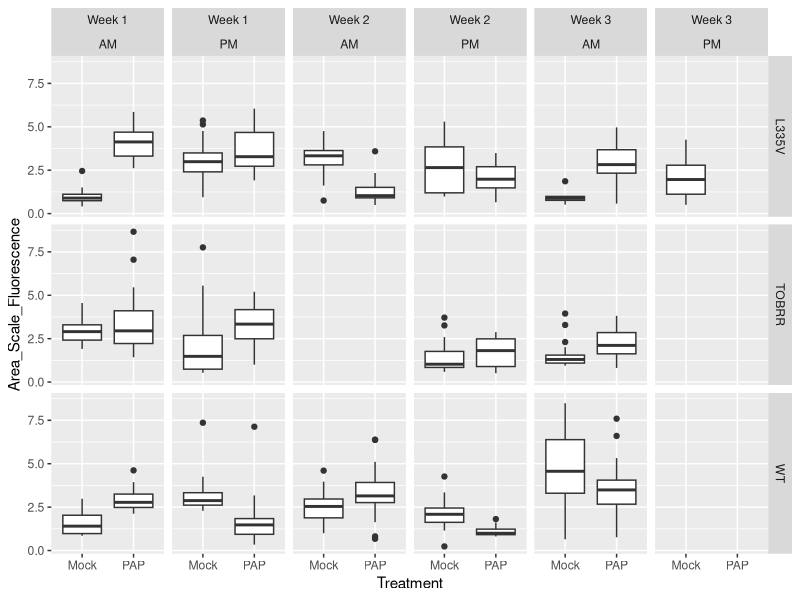
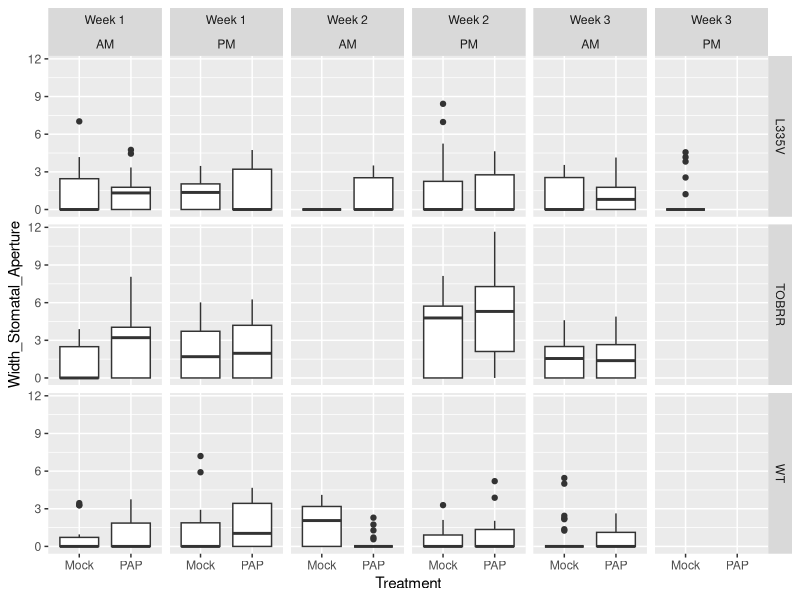
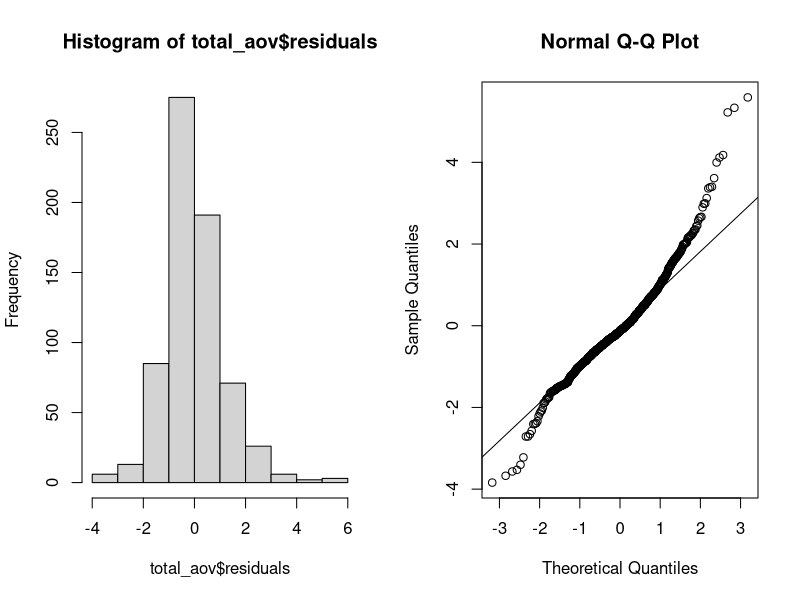
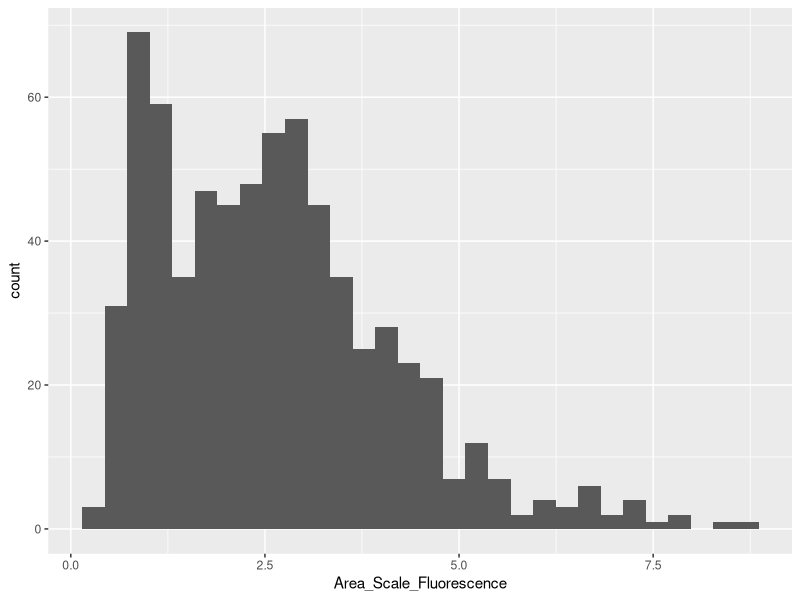
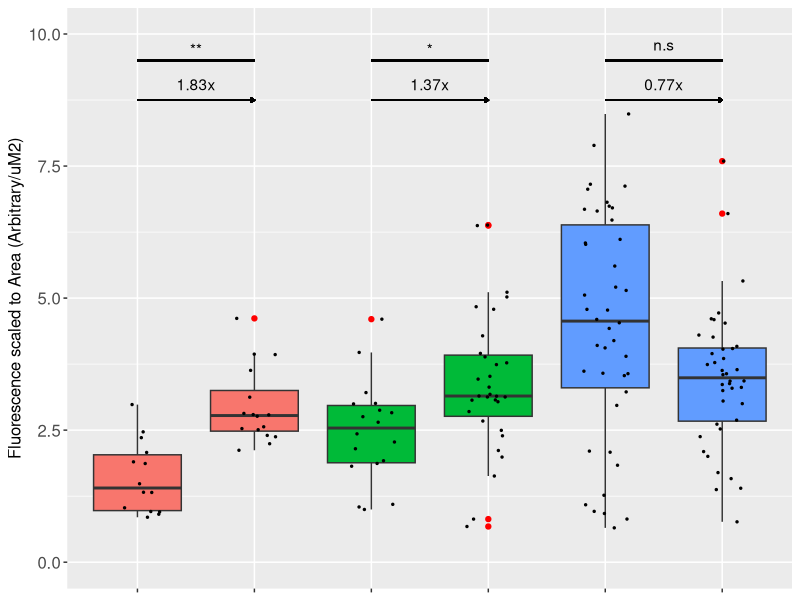
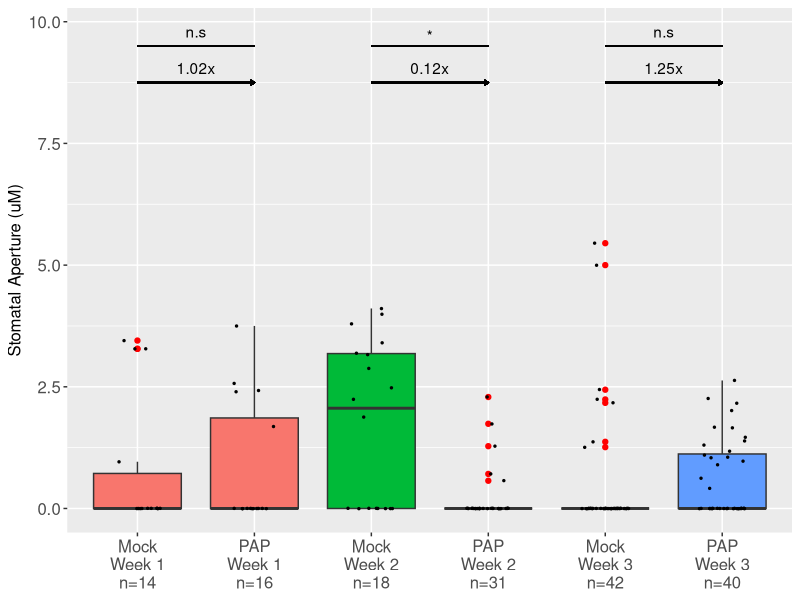
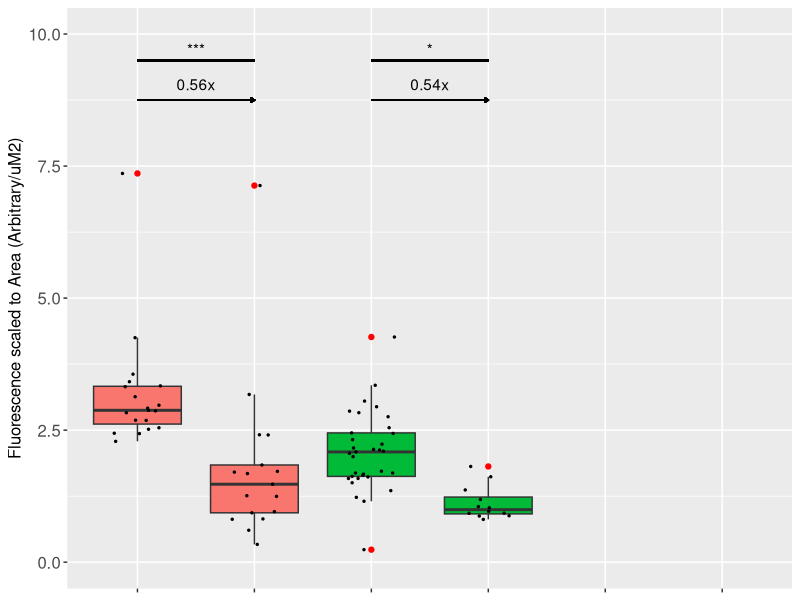
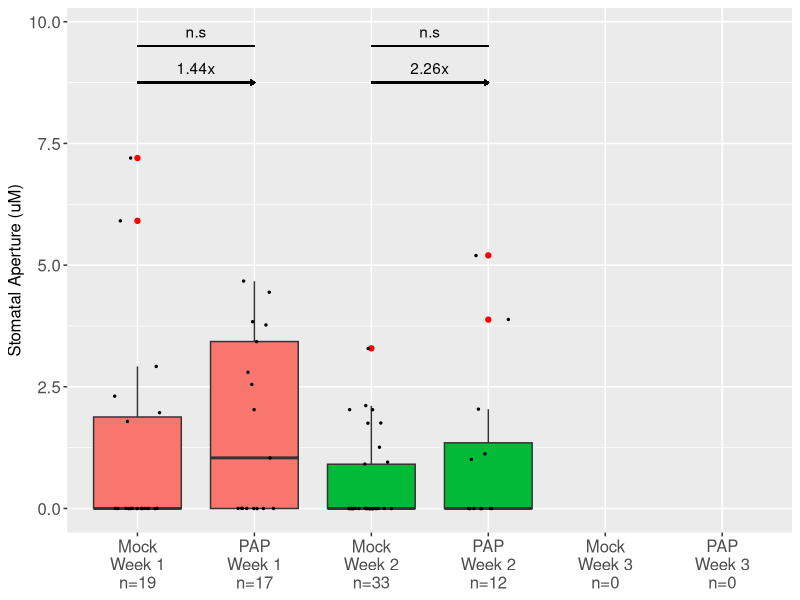

Recreate these plots in R, in order. (Note: this script raises an error after producing the figures.)
## ---- chunk 1
library(readxl)
library(tidyverse)
library(ggplot2)
library(knitr)
library(dplyr)
library(skimr)
library(lme4)
library(openxlsx)
## ---- chunk 2
Raw_Data <- read_excel("raw_data/BIOL3208 Results.xlsx")
## ---- chunk 3
skim(Raw_Data)
## ---- chunk 4
Raw_Data$Mean_Value <- factor(Raw_Data$Mean_Value)
Raw_Data$Mean_Value <- as.numeric(levels(Raw_Data$Mean_Value)[Raw_Data$Mean_Value])
## ---- chunk 5
Raw_Data$ROI_Area_pixel <- factor(Raw_Data$ROI_Area_pixel)
Raw_Data$ROI_Area_pixel <- as.numeric(levels(Raw_Data$ROI_Area_pixel)[Raw_Data$ROI_Area_pixel])
## ---- chunk 6
Raw_Data$ROI_Area_M2 <- factor(Raw_Data$ROI_Area_M2)
Raw_Data$ROI_Area_M2 <- as.numeric(levels(Raw_Data$ROI_Area_M2)[Raw_Data$ROI_Area_M2])
## ---- chunk 7
Raw_Data |> 
  distinct(Date_Measured, Time_Measured, Strain, Treatment)
## ---- chunk 8
table(Raw_Data$Date_Measured)
## ---- chunk 9
table(Raw_Data$Time_Measured)
## ---- chunk 10
table(Raw_Data$Strain)
## ---- chunk 11
table(Raw_Data$Treatment)
## ---- chunk 12
Retained_Stomata <- c(14, 18, 25, 26, 33, 37, 38, 40, 41, 43, 44, 48, 50, 52, 53, 54, 56, 68:70, 75, 76, 78, 81, 85, 91, 94, 95, 97, 98, 106, 112, 113, 119:121, 129:131, 139, 141, 148, 158, 161, 162, 168, 173, 175, 176, 180, 182, 183, 194, 196:198, 201, 202, 205, 206, 208, 210, 211, 213:215, 219, 220, 226, 227, 229:235, 236, 242, 243, 245, 249, 252, 253, 258, 260, 261:263, 266, 268, 274, 278, 279, 281, 283, 284, 286, 287, 290, 295, 296, 299, 301, 302:304, 305, 309, 314, 317, 320, 321, 322, 323, 326, 327, 329, 330, 335, 336, 337:339, 340, 341, 344, 345, 347, 348:350, 352, 357:359, 362, 364, 365, 370:373, 382, 383, 386, 402, 404, 406:408, 411, 416, 417, 429, 438:439, 440, 442, 444, 446, 448, 450, 451:454, 456, 457, 459:461, 463, 469, 475, 476, 479, 482, 484, 493, 495:497, 499, 500, 501, 502, 504, 505, 513, 506, 518, 519, 522, 525, 529, 530, 531:533, 534:535, 537, 538, 541, 542, 543, 547, 549:551, 554, 559, 561, 562, 564, 568, 570, 571, 574, 575, 576, 577, 579, 582, 584, 585, 588, 590, 591, 592, 594, 595, 598, 599, 603, 604, 605, 606, 608, 609, 611, 614, 622:624, 625, 626, 627:629, 632, 634, 636, 640, 641:643, 645, 646:648, 650:652, 654:656, 658, 659, 661, 662, 663, 664, 667, 669, 670, 671, 673:680, 681, 683, 685, 686, 688, 690, 696:699, 700, 702, 703, 705, 710, 711, 716, 718, 719, 720, 722, 724, 726, 727, 729, 731, 737:739, 742, 743, 745, 747, 752, 758, 770, 775, 776, 781:783, 785, 786, 790, 791, 793, 794, 802, 804, 813, 814, 818, 819, 820, 822, 834:836, 839, 840, 847, 851, 854, 855, 856, 860:871, 873, 874, 876, 879, 882, 883, 884, 887, 889, 890, 894:897, 902, 903, 1003, 1004, 1006, 1011, 1037, 1040:1042, 1043, 1044, 1046, 1048, 1049, 1051, 1054, 1057, 1058, 1061, 1063, 1065, 1066, 1070, 1073:1078, 1081, 1082, 1084:1086, 1092:1094, 1096, 1098, 1099, 1101:1104, 1106, 1108, 911, 915, 918, 920, 921, 926, 928:930, 934, 935, 939, 941, 942, 944:947, 950, 952, 954, 957, 958, 961, 962, 964:966, 967:970, 973, 974, 978, 980:983, 985:989, 994:996, 999, 1000, 1110, 1111, 1116, 1119, 1123, 1129, 1141, 1145:1147, 1148:1152, 1157, 1159, 1161, 1163:1165, 1166, 1169, 1170:1173, 1174, 1177, 1178, 1180, 1181, 1183, 1184, 1186, 1188:1190, 1193, 1204, 1206, 1209:1211, 1213:1215, 1217:1222, 1225, 1227, 1229, 1234:1236, 1237:1239, 1242, 1244, 1245, 1247, 1249:1252, 1253, 1255, 1258, 1259, 1261, 1262, 1264, 1265, 1267, 1270, 1271, 1272, 1274, 1275, 1277, 1278, 1281:1283, 1284, 1285, 1287, 1288, 1290, 1292:1294, 1295, 1296, 1298, 1299, 1301, 1302, 1304:1307, 1310, 1311, 1314, 1317, 1318:1320, 1322:1324, 1325, 1326, 1328, 1330, 1333, 1334, 1336:1339, 1340, 1343, 1344, 1345, 1348:1350, 1354, 1355, 1358, 1359, 1360, 1362, 1363, 1367:1370, 1371, 1372, 1377, 1379, 1380, 1381, 1383, 1385, 1388:1390, 1392:1394, 1395, 1396, 1398:1400, 1403, 1404, 1405, 1407:1409, 1410, 1414:1416, 1418, 1420, 1423, 1428, 1437, 1443, 1447, 1455, 1464:1467, 1468, 1469, 1471, 1473:1476, 1478:1480, 1482, 1484, 1489, 1491, 1498, 1502, 1503, 1504, 1508)
## ---- chunk 13
Filtered_Data <- Raw_Data[Retained_Stomata,]
## ---- chunk 14
Filtered_Data <- read_excel("Filtered_Data.xlsx")
Filtered_Data <- Filtered_Data[-(1:10),]
## ---- chunk 15
Filtered_Data$ROI_Area_pixel <- Filtered_Data$ROI_Area_pixel/1000
Filtered_Data$ROI_Area_M2 <- Filtered_Data$ROI_Area_M2 * 10^12
## ---- chunk 16
Filtered_Data$Area_Scale_Fluorescence <- Filtered_Data$Mean_Value/Filtered_Data$ROI_Area_M2
## ---- chunk 17
Filtered_Data[rowSums(is.na(Filtered_Data)) > 0,]
## ---- chunk 18
skim(Filtered_Data)
## ---- chunk 19
table(Filtered_Data$Date_Measured)
## ---- chunk 20
table(Filtered_Data$Time_Measured)
## ---- chunk 21
table(Filtered_Data$Strain)
## ---- chunk 22
table(Filtered_Data$Treatment)
## ---- chunk 23
Stomata_Per_Combination <- Filtered_Data |> 
  group_by(Date_Measured, Time_Measured, Strain, Treatment) |> 
  summarize(Count = n(), .groups = "drop")
## ---- chunk 24
ggplot(data = Filtered_Data, aes(x = Treatment, y = Area_Scale_Fluorescence)) +
  geom_boxplot() + 
  facet_grid(Strain ~ Date_Measured + Time_Measured)
## ---- chunk 25
ggplot(data = Filtered_Data, aes(x = Treatment, y = Width_Stomatal_Aperture)) +
  geom_boxplot() + 
  facet_grid(Strain ~ Date_Measured + Time_Measured)
## ---- chunk 26
WT_Data_AM <- Filtered_Data |> 
  filter(Strain == "WT" & Time_Measured == "AM")
## ---- chunk 27
WT_Plot_AM <- ggplot(data = WT_Data_AM, aes(x = interaction(Treatment, Date_Measured), y = Area_Scale_Fluorescence,  fill = Date_Measured)) +
  geom_boxplot(outlier.colour = "red") +
  geom_jitter(aes(y = Area_Scale_Fluorescence), width = 0.2, size = 0.5) +
  scale_x_discrete(drop = F) +
  theme(legend.position = "none", axis.text.x = element_blank(), axis.title.y = element_text(size = 12), axis.text.y = element_text(size = 12)) +
  labs(x = NULL, y = "Fluorescence scaled to Area (Arbitrary/uM2)") +
  ylim(0,10) +
  annotate("text", x = 1.5, y = 9.7, label = "**") +
  geom_segment(aes(x = 1, xend = 2, y = 9.5, yend = 9.5)) +
  annotate("text", x = 1.5, y = 9.05, label = "1.83x") +
  geom_segment(aes(x = 1, xend = 2, y = 8.75, yend = 8.75), arrow = arrow(length = unit(0.1, "cm"), type = "closed"), size = 0.5) +
  annotate("text", x = 3.5, y = 9.7, label = "*") +
  geom_segment(aes(x = 3, xend = 4, y = 9.5, yend = 9.5)) +
  annotate("text", x = 3.5, y = 9.05, label = "1.37x") +
  geom_segment(aes(x = 3, xend = 4, y = 8.75, yend = 8.75), arrow = arrow(length = unit(0.1, "cm"), type = "closed"), size = 0.5) +
  annotate("text", x = 5.5, y = 9.8, label = "n.s") +
  geom_segment(aes(x = 5, xend = 6, y = 9.5, yend = 9.5)) +
  annotate("text", x = 5.5, y = 9.05, label = "0.77x") +
  geom_segment(aes(x = 5, xend = 6, y = 8.75, yend = 8.75), arrow = arrow(length = unit(0.1, "cm"), type = "closed"), size = 0.5)

ggsave("WT_Plot_AM.png", plot = WT_Plot_AM, width = 6, height = 4, dpi = 600)
## ---- chunk 28
WT_Aperture_AM <- ggplot(data = WT_Data_AM, aes(x = interaction(Treatment, Date_Measured), y = Width_Stomatal_Aperture,  fill = Date_Measured)) +
  geom_boxplot(outlier.colour = "red") +
  geom_jitter(aes(y = Width_Stomatal_Aperture), width = 0.2, size = 0.5) + 
  theme(legend.position = "none", axis.text.x = element_text(size = 12), axis.title.y = element_text(size = 12),     axis.text.y = element_text(size = 12)) +
  scale_x_discrete(labels = c("Mock\nWeek 1\nn=14", "PAP\nWeek 1\nn=16", "Mock\nWeek 2\nn=18", "PAP\nWeek 2\nn=31",   "Mock\nWeek 3\nn=42", "PAP\nWeek 3\nn=40"), drop = F) +
  labs(x = NULL, y = "Stomatal Aperture (uM)") +
  annotate("text", x = 1.5, y = 9.8, label = "n.s") +
  geom_segment(aes(x = 1, xend = 2, y = 9.5, yend = 9.5)) +
  annotate("text", x = 1.5, y = 9.05, label = "1.02x") +
  geom_segment(aes(x = 1, xend = 2, y = 8.75, yend = 8.75), arrow = arrow(length = unit(0.1, "cm"), type = "closed"), size = 0.5) +
  annotate("text", x = 3.5, y = 9.7, label = "*") +
  geom_segment(aes(x = 3, xend = 4, y = 9.5, yend = 9.5)) +
  annotate("text", x = 3.5, y = 9.05, label = "0.12x") +
  geom_segment(aes(x = 3, xend = 4, y = 8.75, yend = 8.75), arrow = arrow(length = unit(0.1, "cm"), type = "closed"), size = 0.5) +
  annotate("text", x = 5.5, y = 9.8, label = "n.s") +
  geom_segment(aes(x = 5, xend = 6, y = 9.5, yend = 9.5)) +
  annotate("text", x = 5.5, y = 9.05, label = "1.25x") +
  geom_segment(aes(x = 5, xend = 6, y = 8.75, yend = 8.75), arrow = arrow(length = unit(0.1, "cm"), type = "closed"), size = 0.5)

ggsave("WT_Aperture_Plot_AM.png", plot = WT_Aperture_AM, width = 6, height = 4, dpi = 600)
## ---- chunk 29
WT_Data_PM <- Filtered_Data |> 
  filter(Strain == "WT" & Time_Measured == "PM")
## ---- chunk 30
WT_Plot_PM <- ggplot(data = WT_Data_PM, aes(x = interaction(Treatment, Date_Measured), y = Area_Scale_Fluorescence,  fill = Date_Measured)) +
  geom_boxplot(outlier.colour = "red") +
  geom_jitter(aes(y = Area_Scale_Fluorescence), width = 0.2, size = 0.5) +
  scale_x_discrete(drop = F) +
  theme(legend.position = "none", axis.text.x = element_blank(), axis.title.y = element_text(size = 12), axis.text.y = element_text(size = 12)) +
  labs(x = NULL, y = "Fluorescence scaled to Area (Arbitrary/uM2)") +
  ylim(0,10) +
  annotate("text", x = 1.5, y = 9.7, label = "***") +
  geom_segment(aes(x = 1, xend = 2, y = 9.5, yend = 9.5)) +
  annotate("text", x = 1.5, y = 9.05, label = "0.56x") +
  geom_segment(aes(x = 1, xend = 2, y = 8.75, yend = 8.75), arrow = arrow(length = unit(0.1, "cm"), type = "closed"), size = 0.5) +
  annotate("text", x = 3.5, y = 9.7, label = "*") +
  geom_segment(aes(x = 3, xend = 4, y = 9.5, yend = 9.5)) +
  annotate("text", x = 3.5, y = 9.05, label = "0.54x") +
  geom_segment(aes(x = 3, xend = 4, y = 8.75, yend = 8.75), arrow = arrow(length = unit(0.1, "cm"), type = "closed"), size = 0.5)

ggsave("WT_Plot_PM.png", plot = WT_Plot_PM, width = 6, height = 4, dpi = 600)
## ---- chunk 31
WT_Aperture_PM <- ggplot(data = WT_Data_PM, aes(x = interaction(Treatment, Date_Measured), y = Width_Stomatal_Aperture,  fill = Date_Measured)) +
  geom_boxplot(outlier.colour = "red") +
  geom_jitter(aes(y = Width_Stomatal_Aperture), width = 0.2, size = 0.5) + 
  scale_x_discrete(labels = c("Mock\nWeek 1\nn=19", "PAP\nWeek 1\nn=17", "Mock\nWeek 2\nn=33", "PAP\nWeek 2\nn=12", "Mock\nWeek 3\nn=0", "PAP\nWeek 3\nn=0"), drop = F) +
  theme(legend.position = "none", axis.text.x = element_text(size = 12), axis.title.y = element_text(size = 12),     axis.text.y = element_text(size = 12)) +
  labs(x = NULL, y = "Stomatal Aperture (uM)") +
  annotate("text", x = 1.5, y = 9.8, label = "n.s") +
  geom_segment(aes(x = 1, xend = 2, y = 9.5, yend = 9.5)) +
  annotate("text", x = 1.5, y = 9.05, label = "1.44x") +
  geom_segment(aes(x = 1, xend = 2, y = 8.75, yend = 8.75), arrow = arrow(length = unit(0.1, "cm"), type = "closed"), size = 0.5) +
  annotate("text", x = 3.5, y = 9.8, label = "n.s") +
  geom_segment(aes(x = 3, xend = 4, y = 9.5, yend = 9.5)) +
  annotate("text", x = 3.5, y = 9.05, label = "2.26x") +
  geom_segment(aes(x = 3, xend = 4, y = 8.75, yend = 8.75), arrow = arrow(length = unit(0.1, "cm"), type = "closed"), size = 0.5)

ggsave("WT_Aperture_Plot_PM.png", plot = WT_Aperture_PM, width = 6, height = 4, dpi = 600)
## ---- chunk 32
L335V_Data <- Filtered_Data |> 
  filter(Strain == "L335V" & Time_Measured == "AM")
## ---- chunk 33
L335V_Plot <- ggplot(data = L335V_Data, aes(x = interaction(Treatment, Date_Measured, Time_Measured), y = Area_Scale_Fluorescence, fill = interaction(Time_Measured, Date_Measured))) +
  geom_boxplot(outlier.colour = "red") +
  geom_jitter(aes(y = Area_Scale_Fluorescence), width = 0.2, size = 0.5) + 
  theme(legend.position = "none", axis.text.x = element_blank(), axis.title.y = element_text(size = 12), axis.text.y = element_text(size = 12)) +
  labs(x = NULL, y = "Fluorescence scaled to Area (Arbitrary Units/uM2)") +
  ylim(0,10) +
  annotate("text", x = 1.5, y = 9.7, label = "***") +
  geom_segment(aes(x = 1, xend = 2, y = 9.5, yend = 9.5)) +
  annotate("text", x = 1.5, y = 9.05, label = "4.12x") +
  geom_segment(aes(x = 1, xend = 2, y = 8.75, yend = 8.75), arrow = arrow(length = unit(0.1, "cm"), type = "closed"), size = 0.5) +  
  annotate("text", x = 3.5, y = 9.7, label = "***") +
  geom_segment(aes(x = 3, xend = 4, y = 9.5, yend = 9.5)) +
  annotate("text", x = 3.5, y = 9.05, label = "0.44x") +
  geom_segment(aes(x = 3, xend = 4, y = 8.75, yend = 8.75), arrow = arrow(length = unit(0.1, "cm"), type = "closed"), size = 0.5) +
  annotate("text", x = 5.5, y = 9.7, label = "***") +
  geom_segment(aes(x = 5, xend = 6, y = 9.5, yend = 9.5)) +
  annotate("text", x = 5.5, y = 9.05, label = "3.08x") +
  geom_segment(aes(x = 5, xend = 6, y = 8.75, yend = 8.75), arrow = arrow(length = unit(0.1, "cm"), type = "closed"), size = 0.5)

ggsave("L335V_Plot.png", plot = L335V_Plot, width = 6, height = 4, dpi = 600)
## ---- chunk 34
L335V_Aperture <- ggplot(data = L335V_Data, aes(x = interaction(Treatment, Date_Measured, Time_Measured), y = Width_Stomatal_Aperture,  fill = interaction(Time_Measured, Date_Measured))) +
  geom_boxplot(outlier.colour = "red") +
  geom_jitter(aes(y = Width_Stomatal_Aperture), width = 0.2, size = 0.5) + 
  scale_x_discrete(labels = c("Mock\nWeek 1\nn=22", "PAP\nWeek 1\nn=30", "Mock\nWeek 2\nn=13", "PAP\nWeek 2\nn=11", "Mock\nWeek 3\nn=7", "PAP\nWeek 3\nn=32"), drop = F) +
  theme(legend.position = "none", axis.text.x = element_text(size = 12), axis.title.y = element_text(size = 12),     axis.text.y = element_text(size = 12)) +
  labs(x = NULL, y = "Stomatal Aperture (uM)") +
  annotate("text", x = 1.5, y = 9.8, label = "n.s") +
  geom_segment(aes(x = 1, xend = 2, y = 9.5, yend = 9.5)) +
  annotate("text", x = 1.5, y = 9.05, label = "0.94x") +
  geom_segment(aes(x = 1, xend = 2, y = 8.75, yend = 8.75), arrow = arrow(length = unit(0.1, "cm"), type = "closed"), size = 0.5) +
  annotate("text", x = 3.5, y = 9.8, label = "n.s") +
  geom_segment(aes(x = 3, xend = 4, y = 9.5, yend = 9.5)) +
  annotate("text", x = 3.5, y = 9.05, label = "Inf") +
  geom_segment(aes(x = 3, xend = 4, y = 8.75, yend = 8.75), arrow = arrow(length = unit(0.1, "cm"), type = "closed"), size = 0.5) +
  annotate("text", x = 5.5, y = 9.8, label = "n.s") +
  geom_segment(aes(x = 5, xend = 6, y = 9.5, yend = 9.5)) +
  annotate("text", x = 5.5, y = 9.05, label = "0.79x") +
  geom_segment(aes(x = 5, xend = 6, y = 8.75, yend = 8.75), arrow = arrow(length = unit(0.1, "cm"), type = "closed"), size = 0.5)

ggsave("L335V_Aperture_Plot.png", plot = L335V_Aperture, width = 6, height = 4, dpi = 600)
## ---- chunk 35
TOBRR_Data <- Filtered_Data |> 
  filter(Strain == "TOBRR" & Time_Measured == "AM")
## ---- chunk 36
TOBRR_Plot <- ggplot(data = TOBRR_Data, aes(x = interaction(Treatment, Date_Measured), y = Area_Scale_Fluorescence,  fill = interaction(Date_Measured))) +
  geom_boxplot(outlier.colour = "red") +
  geom_jitter(aes(y = Area_Scale_Fluorescence), width = 0.2, size = 0.5) + 
  theme(legend.position = "none", axis.text.x = element_blank(), axis.title.y = element_text(size = 12), axis.text.y = element_text(size = 12)) +
  labs(x = NULL, y = "Fluorescence scaled to Area (Arbitrary Units/uM2)") +
  scale_x_discrete(labels = c("Mock\nWeek 1\nn=16", "PAP\nWeek 1\nn=25", "Mock\nWeek 2\nn=0", "PAP\nWeek 2\nn=0",    "Mock\nWeek 3\nn=27", "PAP\nWeek 3\nn=34"), drop = F) +
  ylim(-0.01,10) +
  annotate("text", x = 1.5, y = 9.8, label = "n.s") +
  geom_segment(aes(x = 1, xend = 2, y = 9.5, yend = 9.5)) +
  annotate("text", x = 1.5, y = 9.05, label = "1.18x") +
  geom_segment(aes(x = 1, xend = 2, y = 8.75, yend = 8.75), arrow = arrow(length = unit(0.1, "cm"), type = "closed"), size = 0.5) +
  annotate("text", x = 5.5, y = 9.7, label = "*") +
  geom_segment(aes(x = 5, xend = 6, y = 9.5, yend = 9.5)) +
  annotate("text", x = 5.5, y = 9.05, label = "1.46x") +
  geom_segment(aes(x = 5, xend = 6, y = 8.75, yend = 8.75), arrow = arrow(length = unit(0.1, "cm"), type = "closed"), size = 0.5)

ggsave("TOBRR_Plot.png", plot = TOBRR_Plot, width = 6, height = 4, dpi = 600)
## ---- chunk 37
TOBRR_Aperture <- ggplot(data = TOBRR_Data, aes(x = interaction(Treatment, Date_Measured), y = Width_Stomatal_Aperture,  fill = interaction(Date_Measured))) +
  geom_boxplot(outlier.colour = "red") +
  geom_jitter(aes(y = Width_Stomatal_Aperture), width = 0.2, size = 0.5) + 
  scale_x_discrete(labels = c("Mock\nWeek 1\nn=16", "PAP\nWeek 1\nn=25", "Mock\nWeek 2\nn=0", "PAP\nWeek 2\nn=0",
  "Mock\nWeek 3\nn=27", "PAP\nWeek 3\nn=34"), drop= F) +
  theme(legend.position = "none", axis.text.x = element_text(size = 12), axis.title.y = element_text(size = 12),             axis.text.y = element_text(size = 12)) +
  labs(x = NULL, y = "Stomatal Aperture (uM)") +
  ylim(-0.1,10) +
  annotate("text", x = 1.5, y = 9.7, label = "*") +
  geom_segment(aes(x = 1, xend = 2, y = 9.5, yend = 9.5)) +
  annotate("text", x = 1.5, y = 9.05, label = "2.70x") +
  geom_segment(aes(x = 1, xend = 2, y = 8.75, yend = 8.75), arrow = arrow(length = unit(0.1, "cm"), type = "closed"), size = 0.5) +
  annotate("text", x = 5.5, y = 9.8, label = "n.s") +
  geom_segment(aes(x = 5, xend = 6, y = 9.5, yend = 9.5)) +
  annotate("text", x = 5.5, y = 9.05, label = "1.07x") +
  geom_segment(aes(x = 5, xend = 6, y = 8.75, yend = 8.75), arrow = arrow(length = unit(0.1, "cm"), type = "closed"), size = 0.5)
  

ggsave("TOBRR_Aperture_Plot.png", plot = TOBRR_Aperture, width = 6, height = 4, dpi = 600)
## ---- chunk 38
#1) The two independent variables, the factors should consist of two or more categorical and independent levels. 
#2) The dependent variable, the measurement should be continuous and approximately normally distributed within each group. 
  # Probably assumed due to large sample size
#3) The observations should be independent. Sample from an entire population. 
  # Stomata are considered independent due to how unique they are from each other
#4) The variance within each group should be approximately the same (homogeneity of variance, homoscedaticity). 
#5) Residuals should be normally distributed. 
  #qqnorm(X$residuals)
  #qqline(X$residuals)
#6) The design should be balanced, with the same number of observations in each category. 
#7) There should be no significant outliers. 
#8) The measurements in every group represent a random sample from a population. 

## ---- chunk 39
total_aov <- aov(Area_Scale_Fluorescence ~ Strain * Treatment * Date_Measured * Time_Measured, data = Filtered_Data)

par(mfrow = c(1,2))
hist(total_aov$residuals)
qqnorm(total_aov$residuals)
qqline(total_aov$residuals)
par(mfrow = c(1,1))

summary(total_aov)
## ---- chunk 40
TukeyHSD(total_aov)
## ---- chunk 41
ggplot(data = Filtered_Data, aes(x = Area_Scale_Fluorescence)) +
  geom_histogram()
## ---- chunk 42
shapiro.test(Filtered_Data$Area_Scale_Fluorescence)
## ---- chunk 43
shapiro.test(total_aov$residuals)
## ---- chunk 44
leveneTest(Area_Scale_Fluorescence ~ Strain * Treatment * Date_Measured * Time_Measured, data = Filtered_Data)
## ---- chunk 45
leveneTest(Area_Scale_Fluorescence ~ Strain * Treatment * Date_Measured * Time_Measured, data = Filtered_Data)
## ---- chunk 46
ggplot(data = Raw_Data, aes(x = interaction(Treatment, Strain, Time_Measured, Date_Measured), y = Mean_Value)) + 
  geom_boxplot() +
  geom_jitter(aes(color = Time_Measured), alpha = 0.5, width = 0.1)
